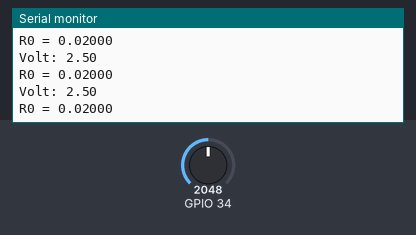
A sketch run on a simulated ESP32. Shown: the last lines printed to the serial monitor. Inputs (shaded band) come from the test bench; at power-on: GPIO 34 = 2048.

Above: at 1.2 s.
1.3 s: GPIO 34 set to 0
At 1.47 s:
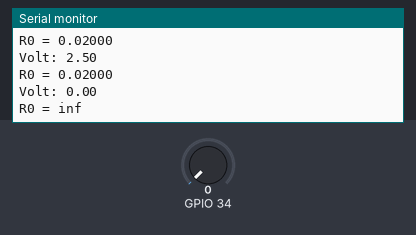
2.9 s: GPIO 34 set to 140
At 2.93 s:
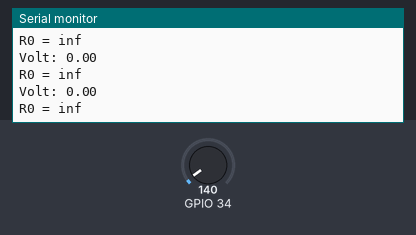
Timing chart, 0 to 5.9 s (numbered marks = the images above; inputs shaded):
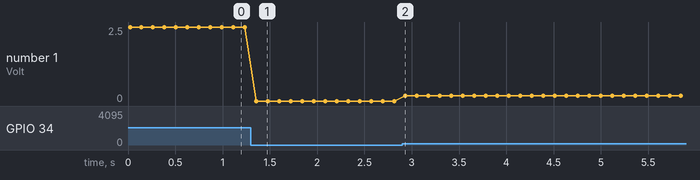

Measured:
- after the input at 1.3 s, the serial monitor: prints a new line after 0.06 s (image 1)
- plotted number 1: 0 → 0.17 after the input at 2.9 s

The sketch:

alkr0_C3.ino
```cpp
float sensor_volt= 0;
float RS = 0;           //  Get the value of RS via in a clear air
float R0 = 0;           // Get the value of R0 via in Alcohol
float sensorValue = 0;
int Adc_Res = 4096;  //Analog Digital Converter depending bit resolution - 10 bit=1024, 12 bit=4096, 16 bit=65536 etc.
float Max_V_Adc = 5.0; //maxADC Converter Input Voltage/ with voltage devider to mcu stays at 5vdc

void setup(){
   pinMode(34, INPUT);
   Serial.begin(115200);
}

void loop(){
  for(int i = 0 ; i < 100 ; i++){
    sensorValue = sensorValue + analogRead(34);
  }
  delay(10);
  sensorValue = sensorValue/100.0;        //get average of reading
  sensor_volt = sensorValue * Max_V_Adc /(Adc_Res);
  Serial.print("Volt: ");
  Serial.println(sensor_volt);

  RS = (Max_V_Adc - sensor_volt)/sensor_volt;
  R0 = RS/50.0;                           //50 is found using interpolation from the graph

  Serial.print("R0 = ");
  Serial.println(R0,5);
  delay(100);
  sensorValue = 0;
}
```
